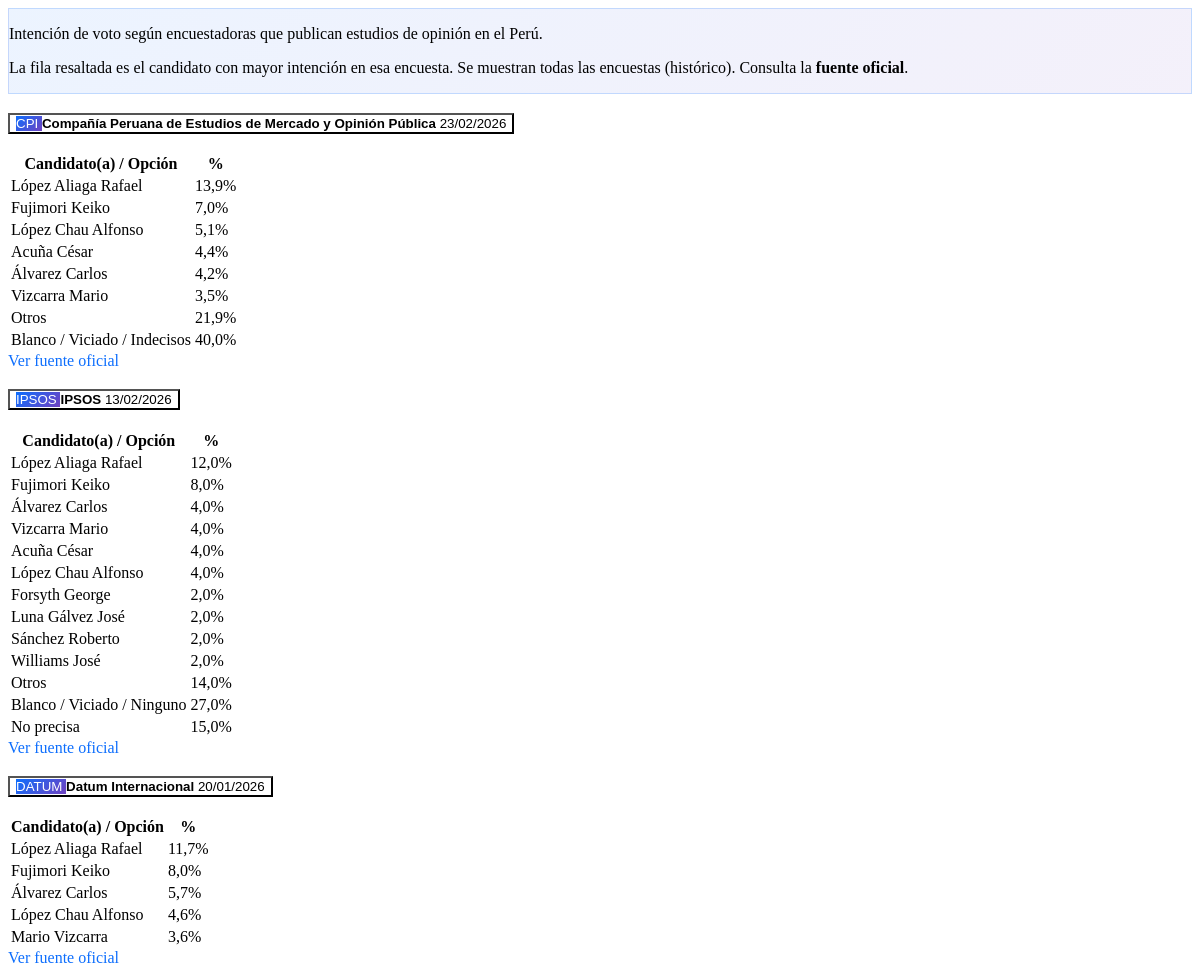
Screenshot of /encuestas-popup/ with the database file from the repository.
### candidatos/models.py (models this page shows, shortened)
class Encuesta(models.Model):
    encuestadora = models.CharField(max_length=120, help_text='Ej: IEP, CPI, Datum, etc.')
    siglas = models.CharField(max_length=20, blank=True, help_text='Siglas de la encuestadora')
    fecha_terreno = models.DateField(help_text='Fecha de realización del trabajo de campo')
    fecha_publicacion = models.DateField(null=True, blank=True)
    resultados = models.JSONField(
        default=list,
        help_text='Lista de {"nombre": "Apellido Nombre", "porcentaje": 15.5}. Ordenar por porcentaje descendente.'
    )
    fuente_url = models.URLField(blank=True, help_text='Enlace a la publicación oficial')
    nota = models.CharField(max_length=300, blank=True, help_text='Ej: Solo Lima, nacional, etc.')
    activo = models.BooleanField(default=True)
    orden = models.IntegerField(default=0)
    class Meta:
        verbose_name = 'Encuesta de intención de voto'
        verbose_name_plural = 'Encuestas de intención de voto'
        ordering = ['-fecha_terreno', '-fecha_publicacion', 'orden']

### candidatos/views.py (the view)
# urls.py: path('encuestas-popup/', views.encuestas_popup, name='encuestas_popup'),
def encuestas_popup(request):
    encuestas = Encuesta.objects.filter(activo=True)
    return render(request, 'candidatos/partial_encuestas_popup.html', {'encuestas': encuestas})

### candidatos/templates/candidatos/partial_encuestas_popup.html (shortened to what this page needs)
{% load static %}
<div class="encuestas-popup-content">
    <div class="encuestas-popup-intro mb-3 p-3 rounded-3">
        <p class="small mb-1">
            Intención de voto según encuestadoras que publican estudios de opinión en el Perú.
        </p>
        <p class="small mb-0">
            La fila <span class="badge bg-warning text-dark">resaltada</span> es el candidato con mayor
            intención en esa encuesta. Se muestran todas las encuestas (histórico). Consulta la <strong>fuente oficial</strong>.
        </p>
    </div>
    {% if encuestas %}
    <div class="accordion" id="accordionEncuestas">
        {% for encuesta in encuestas %}
        <div class="accordion-item encuesta-card border-0 shadow-sm mb-3 rounded-3 overflow-hidden">
            <h3 class="accordion-header">
                <button class="accordion-button collapsed py-3" type="button" data-bs-toggle="collapse"
                    data-bs-target="#encuesta-{{ encuesta.id }}" aria-expanded="false">
                    <span class="d-flex align-items-center gap-3 w-100 flex-wrap">
                        <span class="badge encuesta-badge rounded-pill fw-semibold px-3 py-2">
                            {{ encuesta.siglas|default:encuesta.encuestadora }}
                        </span>
                        <span class="d-flex flex-column flex-grow-1">
                            <strong class="small">{{ encuesta.encuestadora }}</strong>
                        </span>
                        <span class="text-end small ms-auto">
                            <span class="badge bg-secondary bg-opacity-25 text-dark">
                                {{ encuesta.fecha_terreno|date:"d/m/Y" }}
                            </span>
                        </span>
                    </span>
                </button>
            </h3>
            <div id="encuesta-{{ encuesta.id }}" class="accordion-collapse collapse" data-bs-parent="#accordionEncuestas">
                <div class="accordion-body pt-3 pb-3">
                    <div class="table-responsive mb-2">
                        <table class="table table-sm align-middle mb-0 encuesta-tabla">
                            <thead class="table-light">
                                <tr>
                                    <th>Candidato(a) / Opción</th>
                                    <th class="text-end">%</th>
                                </tr>
                            </thead>
                            <tbody>
                                {% for item in encuesta.resultados %}
                                <tr class="{% if forloop.first %}table-warning fw-semibold{% endif %}">
                                    <td>
                                        {{ item.nombre }}
                                    </td>
                                    <td class="text-end">
                                        <span class="badge {% if forloop.first %}bg-warning text-dark{% else %}bg-light text-dark border{% endif %} px-2">
                                            {{ item.porcentaje|floatformat:1 }}%
                                        </span>
                                    </td>
                                </tr>
                                {% endfor %}
                            </tbody>
                        </table>
                    </div>
                    {% if encuesta.fuente_url %}
                    <a href="{{ encuesta.fuente_url }}" target="_blank" rel="noopener" class="small mt-2 d-inline-flex align-items-center gap-1 encuesta-link">
                         Ver fuente oficial
                    </a>
                    {% endif %}
                </div>
            </div>
        </div>
        {% endfor %}
    </div>
    {% else %}
    <div class="text-center py-4 text-muted">
        <i class="bi bi-bar-chart-line" style="font-size:2rem"></i>
        <p class="mb-0 mt-2">Aún no hay encuestas cargadas.</p>
        <p class="small">Puedes agregar datos desde el panel de administración.</p>
    </div>
    {% endif %}
</div>

### candidatos/templates/candidatos/partial_encuestas_popup.html (style rules this page uses)
.encuestas-popup-intro { background: linear-gradient(135deg, rgba(13, 110, 253, 0.08), rgba(111, 66, 193, 0.08)); border: 1px solid rgba(13, 110, 253, 0.2); }
.encuesta-card .accordion-button { background: #fff; }
.encuesta-badge { background: linear-gradient(135deg, #0d6efd, #6f42c1); color: #fff; }
.encuesta-link { color: #0d6efd; text-decoration: none; }

### rows the page displays
Encuesta: siglas "CPI", encuestadora "Compañía Peruana de Estudios de Mercado y Opinión Pública", fecha_terreno "23/02/2026", nombre "López Aliaga Rafael" "Fujimori Keiko" "López Chau Alfonso" "Acuña César" "Álvarez Carlos" "Vizcarra Mario" "Otros" "Blanco / Viciado / Indecisos", porcentaje "13,9" "7,0" "5,1" "4,4" "4,2" "3,5" "21,9" "40,0"
Encuesta: siglas "IPSOS", encuestadora "IPSOS", fecha_terreno "13/02/2026", nombre "López Aliaga Rafael" "Fujimori Keiko" "Álvarez Carlos" "Vizcarra Mario" "Acuña César" "López Chau Alfonso" "Forsyth George" "Luna Gálvez José" "Sánchez Roberto" "Williams José" "Otros" "Blanco / Viciado / Ninguno" "No precisa", porcentaje "12,0" "8,0" "4,0" "4,0" "4,0" "4,0" "2,0" "2,0" "2,0" "2,0" "14,0" "27,0" "15,0"
Encuesta: siglas "DATUM", encuestadora "Datum Internacional", fecha_terreno "20/01/2026", nombre "López Aliaga Rafael" "Fujimori Keiko" "Álvarez Carlos" "López Chau Alfonso" "Mario Vizcarra", porcentaje "11,7" "8,0" "5,7" "4,6" "3,6"
